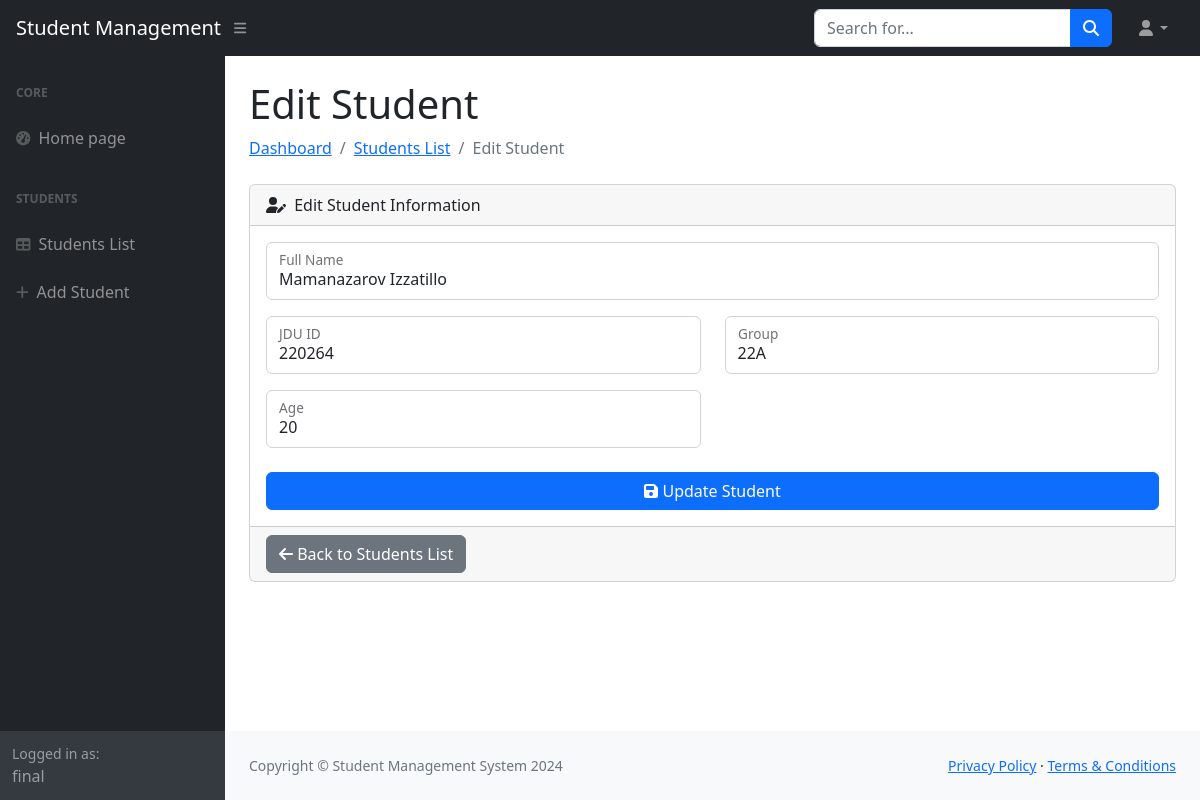
Page /students/edit/10/ (signed in) on the committed database.
### students/models.py (models this page shows, shortened)
class Student(models.Model):
    full_name = models.CharField(max_length=100)
    jdu_id = models.CharField(max_length=20, unique=True)
    group = models.CharField(max_length=20)
    age = models.IntegerField()
    created_at = models.DateTimeField(auto_now_add=True)

### students/views.py (the view, shortened to what this page needs)
# urls.py: path('students/edit/<int:id>/', views.student_edit, name='student_edit'),
@login_required(login_url='sign_in')
@login_required(login_url='sign_in')
def student_edit(request, id):
    student = Student.objects.get(id=id)
    return render(request, 'student_edit.html', {'student': student})

### students/templates/student_edit.html (shortened to what this page needs)
{% extends 'base.html' %}
{% load static %}
{% block content %}
<h1 class="mt-4">Edit Student</h1>
<ol class="breadcrumb mb-4">
    <li class="breadcrumb-item"><a href="{% url 'home' %}">Dashboard</a></li>
    <li class="breadcrumb-item"><a href="{% url 'student_list' %}">Students List</a></li>
    <li class="breadcrumb-item active">Edit Student</li>
</ol>
<div class="card mb-4">
    <div class="card-header">
        <i class="fas fa-user-edit me-1"></i>
        Edit Student Information
    </div>
    <div class="card-body">
        <form method="post">
            <div class="row mb-3">
                <div class="col-md-12">
                    <div class="form-floating mb-3 mb-md-0">
                        <input class="form-control" id="inputFullName" name="full_name" type="text" value="{{ student.full_name }}" placeholder="Enter full name" required />
                        <label for="inputFullName">Full Name</label>
                    </div>
                </div>
            </div>
            <div class="row mb-3">
                <div class="col-md-6">
                    <div class="form-floating mb-3 mb-md-0">
                        <input class="form-control" id="inputJDUID" name="jdu_id" type="text" value="{{ student.jdu_id }}" placeholder="Enter JDU ID" required />
                        <label for="inputJDUID">JDU ID</label>
                    </div>
                </div>
                <div class="col-md-6">
                    <div class="form-floating mb-3 mb-md-0">
                        <input class="form-control" id="inputGroup" name="group" type="text" value="{{ student.group }}" placeholder="Enter group name" required />
                        <label for="inputGroup">Group</label>
                    </div>
                </div>
            </div>
            <div class="row mb-3">
                <div class="col-md-6">
                    <div class="form-floating mb-3 mb-md-0">
                        <input class="form-control" id="inputAge" name="age" type="number" value="{{ student.age }}" placeholder="Enter age" required />
                        <label for="inputAge">Age</label>
                    </div>
                </div>
            </div>
            <div class="mt-4 mb-0">
                <div class="d-grid">
                    <button class="btn btn-primary btn-block" type="submit">
                        <i class="fas fa-save"></i> Update Student
                    </button>
                </div>
            </div>
        </form>
    </div>
    <div class="card-footer">
        <a class="btn btn-secondary" href="{% url 'student_list' %}">
            <i class="fas fa-arrow-left"></i> Back to Students List
        </a>
    </div>
</div>
{% endblock %}

### students/templates/base.html (shortened to what this page needs)
<!DOCTYPE html>
<html lang="en">
    <head>
        {% load static %}
        <link href="https://cdn.jsdelivr.net/npm/simple-datatables@7.1.2/dist/style.min.css" rel="stylesheet" />
        <link href="{% static 'css/styles.css' %}" rel="stylesheet" />
    </head>
    <body class="sb-nav-fixed">
        <nav class="sb-topnav navbar navbar-expand navbar-dark bg-dark">
            <a class="navbar-brand ps-3" href="{% url 'home' %}">Student Management</a>
            <button class="btn btn-link btn-sm order-1 order-lg-0 me-4 me-lg-0" id="sidebarToggle" href="#!"><i class="fas fa-bars"></i></button>
            <form class="d-none d-md-inline-block form-inline ms-auto me-0 me-md-3 my-2 my-md-0">
                <div class="input-group">
                    <input class="form-control" type="text" placeholder="Search for..." aria-label="Search for..." aria-describedby="btnNavbarSearch" />
                    <button class="btn btn-primary" id="btnNavbarSearch" type="button"><i class="fas fa-search"></i></button>
                </div>
            </form>
            <ul class="navbar-nav ms-auto ms-md-0 me-3 me-lg-4">
                <li class="nav-item dropdown">
                    <a class="nav-link dropdown-toggle" id="navbarDropdown" href="#" role="button" data-bs-toggle="dropdown" aria-expanded="false"><i class="fas fa-user fa-fw"></i></a>
                </li>
            </ul>
        </nav>
        <div id="layoutSidenav">
            <div id="layoutSidenav_nav">
                <nav class="sb-sidenav accordion sb-sidenav-dark" id="sidenavAccordion">
                    <div class="sb-sidenav-menu">
                        <div class="nav">
                            <div class="sb-sidenav-menu-heading">Core</div>
                            <a class="nav-link" href="{% url 'home' %}">
                                <div class="sb-nav-link-icon"><i class="fas fa-tachometer-alt"></i></div>
                                Home page
                            </a>
                            {% if user.is_authenticated %}
                            <div class="sb-sidenav-menu-heading">Students</div>
                            <a class="nav-link" href="{% url 'student_list' %}">
                                <div class="sb-nav-link-icon"><i class="fas fa-table"></i></div>
                                Students List
                            </a>
                            <a class="nav-link" href="{% url 'student_add' %}">
                                <div class="sb-nav-link-icon"><i class="fas fa-plus"></i></div>
                                Add Student
                            </a>
                            {% endif %}
                        </div>
                    </div>
                    <div class="sb-sidenav-footer">
                        <div class="small">Logged in as:</div>
                        {% if user.is_authenticated %}
                            {{ user.username }}
                        {% else %}
                            Guest
                        {% endif %}
                    </div>
                </nav>
            </div>
            <div id="layoutSidenav_content">
                <main>
                    <div class="container-fluid px-4">
                        {% block content %}
                        {% endblock %}
                    </div>
                </main>
                <footer class="py-4 bg-light mt-auto">
                    <div class="container-fluid px-4">
                        <div class="d-flex align-items-center justify-content-between small">
                            <div class="text-muted">Copyright &copy; Student Management System 2024</div>
                            <div>
                                <a href="#">Privacy Policy</a>
                                &middot;
                                <a href="#">Terms &amp; Conditions</a>
                            </div>
                        </div>
                    </div>
                </footer>
            </div>
        </div>
    </body>
</html>

### rows in the picture
Student: full_name "Mamanazarov Izzatillo", jdu_id "220264", group "22A", age "20"

### other values in the picture
{{ user.username }} "final"
